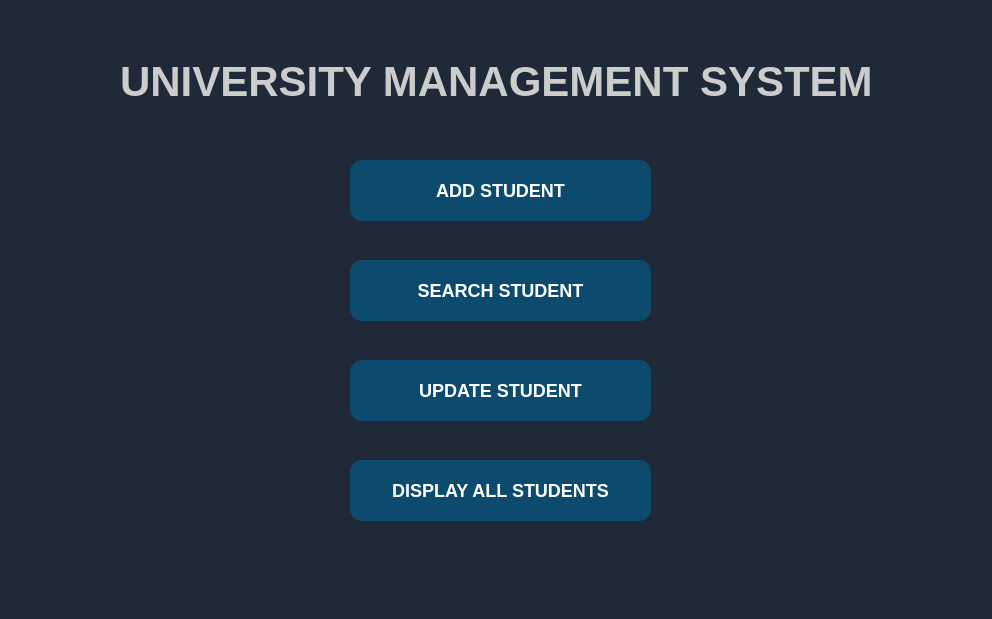
<?xml version="1.0" encoding="UTF-8"?>
<ui version="4.0">
 <class>dash_board_box</class>
 <widget class="QDialog" name="dash_board_box">
  <property name="geometry">
   <rect>
    <x>0</x>
    <y>0</y>
    <width>992</width>
    <height>619</height>
   </rect>
  </property>
  <property name="minimumSize">
   <size>
    <width>992</width>
    <height>619</height>
   </size>
  </property>
  <property name="maximumSize">
   <size>
    <width>992</width>
    <height>619</height>
   </size>
  </property>
  <property name="windowTitle">
   <string>UMS</string>
  </property>
  <property name="styleSheet">
   <string notr="true">QWidget{
	background:#1F2937;
	color:white;
	font-weight:700;
}</string>
  </property>
  <widget class="QLabel" name="label">
   <property name="geometry">
    <rect>
     <x>120</x>
     <y>60</y>
     <width>761</width>
     <height>41</height>
    </rect>
   </property>
   <property name="styleSheet">
    <string notr="true">QLabel{
        font-size:42px;
        font-family:Arial, sans-serif;
  color:#ccc;
}</string>
   </property>
   <property name="text">
    <string>UNIVERSITY MANAGEMENT SYSTEM</string>
   </property>
  </widget>
  <widget class="QPushButton" name="pushButton_2">
   <property name="geometry">
    <rect>
     <x>350</x>
     <y>160</y>
     <width>301</width>
     <height>61</height>
    </rect>
   </property>
   <property name="styleSheet">
    <string notr="true">QPushButton{
		font-family:Arial, sans-serif;
		font-size:18px;
        font-weight:800;
        border-radius:12px;
        background:#0C4A6E;
}</string>
   </property>
   <property name="text">
    <string>ADD STUDENT</string>
   </property>
  </widget>
  <widget class="QPushButton" name="pushButton_3">
   <property name="geometry">
    <rect>
     <x>350</x>
     <y>260</y>
     <width>301</width>
     <height>61</height>
    </rect>
   </property>
   <property name="styleSheet">
    <string notr="true">QPushButton{
		font-family:Arial, sans-serif;
		font-size:18px;
        font-weight:800;
        border-radius:12px;
        background:#0C4A6E;
}</string>
   </property>
   <property name="text">
    <string>SEARCH STUDENT</string>
   </property>
  </widget>
  <widget class="QPushButton" name="pushButton_4">
   <property name="geometry">
    <rect>
     <x>350</x>
     <y>360</y>
     <width>301</width>
     <height>61</height>
    </rect>
   </property>
   <property name="styleSheet">
    <string notr="true">QPushButton{
		font-family:Arial, sans-serif;
		font-size:18px;
        font-weight:800;
        border-radius:12px;
        background:#0C4A6E;
}</string>
   </property>
   <property name="text">
    <string>UPDATE STUDENT</string>
   </property>
  </widget>
  <widget class="QPushButton" name="display_studs_btn">
   <property name="geometry">
    <rect>
     <x>350</x>
     <y>460</y>
     <width>301</width>
     <height>61</height>
    </rect>
   </property>
   <property name="styleSheet">
    <string notr="true">QPushButton{
		font-family:Arial, sans-serif;
		font-size:18px;
        font-weight:800;
        border-radius:12px;
        background:#0C4A6E;
}</string>
   </property>
   <property name="text">
    <string>DISPLAY ALL STUDENTS</string>
   </property>
  </widget>
 </widget>
 <resources/>
 <connections/>
</ui>
